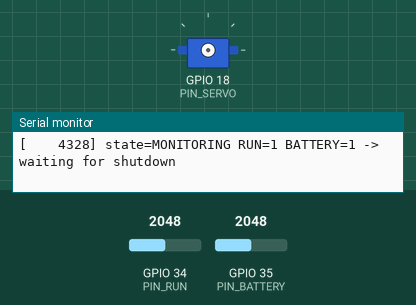
The sketch below on a simulated ESP32. Shown: servo, the last lines printed to the serial monitor. The test bench sets the inputs (shaded band); at power-on: GPIO 35 (PIN_BATTERY) = 2048, GPIO 34 (PIN_RUN) = 2048 (analog values on the 0–4095 scale). WiFi joins after 1.5 s; servers stay silent unless stated; uploads are accepted with an empty reply.

Above: at 5.7 s.
5.8 s: GPIO 35 (PIN_BATTERY) set to 3040
7.3 s: GPIO 35 (PIN_BATTERY) set to 3157
9.8 s: GPIO 34 (PIN_RUN) set to 3045
11.8 s: GPIO 34 (PIN_RUN) set to 3603
At 17.3 s:
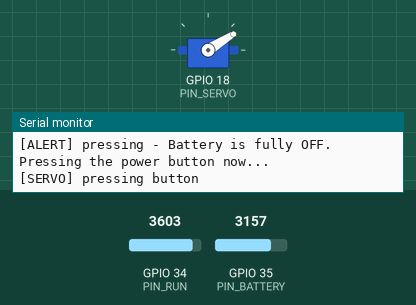
Timing chart, 0 to 19.0 s (numbered marks = the images above; inputs shaded):
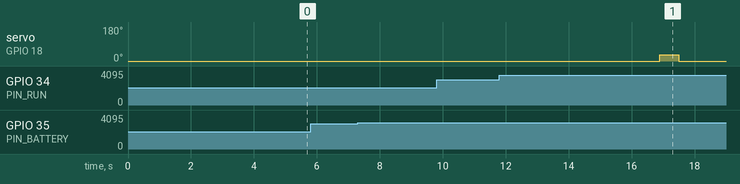

Measured:
- after the input at 11.8 s, servo on GPIO 18 (PIN_SERVO): 0° → 32° after 5.1 s, → 0° 0.60 s later

The sketch:

battery_watchdog.ino
```cpp
/*
 * BATTERY WATCHDOG v1.1
 * ESP32 + 2x LM393 LDR modules + SG90 servo
 *
 * Watches the Growatt battery panel LEDs. When the battery shuts off
 * (RUN off AND battery level lights off), the servo presses the power button once and
 * verifies the battery came back. Alerts go to your server as:
 *   POST https://vast-comet-94.webhook.cool/  {"event":"<code>","message":"<text>"}
 *
 * Board: ESP32 Dev Module | Library: ESP32Servo
 *
 * Modes (set MODE below):
 *   MODE_CALIBRATE - prints live sensor values, lets you jog the servo. No pressing.
 *   MODE_DRY_RUN   - full logic + alerts, servo never moves. Run 2-3 days first.
 *   MODE_ACTIVE    - the real thing.
 */

#include <WiFi.h>
#include <WiFiClientSecure.h>
#include <ESP32Servo.h>

#define MODE_CALIBRATE 0
#define MODE_DRY_RUN 1
#define MODE_ACTIVE 2

#define MODE MODE_ACTIVE // <-- change as you progress

// ---------- WiFi + alerts ----------
const char* WIFI_SSID = "Flat_2";
const char* WIFI_PASSWORD = "08175020329";
const char* ALERT_HOST = "brass.trymassive.ai";
const char* ALERT_PATH = "/api/inverter";

// ---------- Pins (ADC1 only: 32-39 work with WiFi on) ----------
const int PIN_RUN = 34;
const int PIN_BATTERY = 35;
const int PIN_SERVO = 18;

// ---------- Sensor calibration ----------
// These modules read LOWER with more light.
// Calibrated 2026-07: LED on reads < 2000, LED off reads 3600-4000.
const int LED_THRESHOLD = 3100;

// ---------- Servo calibration ----------
int SERVO_REST_ANGLE = 0;
int SERVO_PRESS_ANGLE = 32;
const unsigned long PRESS_HOLD_MS = 600;

// ---------- Timing & safety ----------
const unsigned long CHECK_INTERVAL_MS = 2000;
const int STABLE_CHECKS_REQUIRED = 3; // 3 x 2s = 6s of "all off" before pressing
const unsigned long POST_PRESS_WAIT_MS = 15000;
const int MAX_PRESSES_PER_HOUR = 3;
const unsigned long FAILED_WAKE_COOLDOWN_MS = 5UL * 60 * 1000;

// ============================================================

Servo servo;

enum State { MONITORING, POST_PRESS, COOLDOWN, LOCKED_OUT };
State state = MONITORING;

const char* stateName(State value) {
  switch (value) {
    case MONITORING: return "MONITORING";
    case POST_PRESS: return "POST_PRESS";
    case COOLDOWN: return "COOLDOWN";
    case LOCKED_OUT: return "LOCKED_OUT";
  }

  return "UNKNOWN";
}

unsigned long lastCheckTime = 0;
unsigned long stateEnteredAt = 0;
unsigned long hourWindowStart = 0;
int pressesThisHour = 0;
int allOffStreak = 0;
unsigned long allOffSince = 0;
bool lastRunState = true;
bool announcedShutdownPending = false;

int readAverage(int pin) {
  long total = 0;

  for (int sample = 0; sample < 10; sample++) {
    total += analogRead(pin);
    delay(3);
  }

  return total / 10;
}

bool ledOn(int pin) {
  return LED_THRESHOLD > readAverage(pin);
}

void sendAlert(const char* event, const char* message) {
  Serial.printf("[ALERT] %s - %s\n", event, message);

  if (WiFi.status() != WL_CONNECTED) {
    Serial.println("[ALERT] no wifi, skipped");
    return;
  }

  WiFiClientSecure client;
  client.setInsecure();

  if (!client.connect(ALERT_HOST, 443)) {
    Serial.println("[ALERT] connect failed");
    return;
  }

  char body[600];
  snprintf(body, sizeof(body), "{\"event\":\"%s\",\"message\":\"%s\"}", event, message);

  char request[768];
  snprintf(request, sizeof(request), "POST %s HTTP/1.1\r\nHost: %s\r\nContent-Type: application/json\r\nContent-Length: %d\r\nConnection: close\r\n\r\n%s", ALERT_PATH, ALERT_HOST, (int)strlen(body), body);
  client.print(request);

  unsigned long startTime = millis();

  while (client.connected() && millis() - startTime < 5000) {
    if (client.available()) {
      client.readStringUntil('\n');
      break;
    }
  }

  client.stop();
}

void ensureWifi() {
  if (WiFi.status() == WL_CONNECTED) {
    return;
  }

  Serial.println("[WiFi] connecting...");
  WiFi.disconnect();
  WiFi.begin(WIFI_SSID, WIFI_PASSWORD);

  unsigned long startTime = millis();

  while (WiFi.status() != WL_CONNECTED && millis() - startTime < 15000) {
    delay(250);
  }

  if (WiFi.status() == WL_CONNECTED) {
    Serial.printf("[WiFi] connected: %s\n", WiFi.localIP().toString().c_str());
  } else {
    Serial.println("[WiFi] failed, will retry");
  }
}

void pressButton() {
#if MODE == MODE_DRY_RUN
  Serial.println("[SERVO] DRY RUN - would press button now");
  return;
#endif

  Serial.println("[SERVO] pressing button");
  servo.attach(PIN_SERVO, 500, 2400);
  servo.write(SERVO_REST_ANGLE);
  delay(300);
  servo.write(SERVO_PRESS_ANGLE);
  delay(PRESS_HOLD_MS);
  servo.write(SERVO_REST_ANGLE);
  delay(500);
  servo.detach(); // detached servo can't jam or hold the button
}

bool pressBudgetAvailable() {
  if (millis() - hourWindowStart > 3600000UL) {
    hourWindowStart = millis();
    pressesThisHour = 0;
  }

  return pressesThisHour < MAX_PRESSES_PER_HOUR;
}

void enterState(State newState) {
  state = newState;
  stateEnteredAt = millis();
  allOffSince = 0;
}

long remainingSeconds(long totalMs, long elapsedMs) {
  long remaining = (totalMs - elapsedMs) / 1000;
  return remaining < 0 ? 0 : remaining;
}

void describeCountdown(char* out, size_t len, bool runOn, bool batteryOn) {
  unsigned long now = millis();
  long elapsed = (long)(now - stateEnteredAt);

  switch (state) {
    case MONITORING:
      if (runOn || batteryOn) {
        allOffSince = 0;
        snprintf(out, len, "waiting for shutdown");
      } else {
        if (allOffSince == 0) {
          allOffSince = now;
        }
        snprintf(out, len, "press in %lds", remainingSeconds((long)STABLE_CHECKS_REQUIRED * CHECK_INTERVAL_MS, (long)(now - allOffSince)));
      }
      break;
    case POST_PRESS:
      snprintf(out, len, "verify wake in %lds", remainingSeconds((long)POST_PRESS_WAIT_MS, elapsed));
      break;
    case COOLDOWN:
      snprintf(out, len, "retry in %lds", remainingSeconds((long)FAILED_WAKE_COOLDOWN_MS, elapsed));
      break;
    case LOCKED_OUT:
      snprintf(out, len, "waiting for RUN to return");
      break;
  }
}

void setup() {
  Serial.begin(115200);
  delay(500);
  analogReadResolution(12);
  pinMode(PIN_RUN, INPUT);
  pinMode(PIN_BATTERY, INPUT);

#if MODE == MODE_CALIBRATE
  Serial.println("\n=== CALIBRATION MODE ===");
  Serial.println("Watch the sensor values. Type an angle 0-180 + Enter to move the servo.\n");
  servo.attach(PIN_SERVO, 500, 2400);
  servo.write(SERVO_REST_ANGLE);
#else
  ensureWifi();

  char message[64];
  snprintf(message, sizeof(message), "Battery watchdog started (%s mode)", MODE == MODE_DRY_RUN ? "DRY RUN" : "ACTIVE");
  sendAlert("started", message);

  hourWindowStart = millis();
  enterState(MONITORING);
#endif
}

void loop() {
#if MODE == MODE_CALIBRATE
  int runValue = readAverage(PIN_RUN);
  int batteryValue = readAverage(PIN_BATTERY);
  bool runOn = LED_THRESHOLD > runValue;
  bool batteryOn = LED_THRESHOLD > batteryValue;

  char countdown[64];
  describeCountdown(countdown, sizeof(countdown), runOn, batteryOn);
  Serial.printf("[%8lu] state=%s RUN=%d(%d) BATTERY=%d(%d) -> %s\n", millis(), stateName(state), runOn, runValue, batteryOn, batteryValue, countdown);

  if (Serial.available()) {
    int angle = Serial.parseInt();

    while (Serial.available()) {
      Serial.read();
    }

    if (angle >= 0 && angle <= 180) {
      Serial.printf("[SERVO] moving to %d\n", angle);
      servo.write(angle);
    }
  }

  delay(500);
#else

  if (millis() - lastCheckTime < CHECK_INTERVAL_MS) {
    return;
  }

  lastCheckTime = millis();
  ensureWifi();

  bool runOn = ledOn(PIN_RUN);
  bool batteryOn = ledOn(PIN_BATTERY);
  unsigned long now = millis();

  char countdown[64];
  describeCountdown(countdown, sizeof(countdown), runOn, batteryOn);
  Serial.printf("[%8lu] state=%s RUN=%d BATTERY=%d -> %s\n", now, stateName(state), runOn, batteryOn, countdown);

  if (runOn && !lastRunState && state == MONITORING) {
    sendAlert("run_restored", "Battery RUN light is back on.");
  }

  lastRunState = runOn;

  switch (state) {

    case MONITORING:
      if (runOn) {
        allOffStreak = 0;
        announcedShutdownPending = false;
        break;
      }

      if (batteryOn) {
        // RUN off but battery lights still lit: shutdown in progress, wait for all off
        allOffStreak = 0;

        if (!announcedShutdownPending) {
          sendAlert("shutdown_pending", "Battery RUN light went OFF (battery level lights still on). Waiting for full shutdown before pressing.");
          announcedShutdownPending = true;
        }

        break;
      }

      allOffStreak++;

      if (allOffStreak >= STABLE_CHECKS_REQUIRED) {
        allOffStreak = 0;
        announcedShutdownPending = false;

        if (!pressBudgetAvailable()) {
          char message[128];
          snprintf(message, sizeof(message), "Battery is OFF but press limit reached (%d/hour). LOCKED OUT for safety - please check manually!", MAX_PRESSES_PER_HOUR);
          sendAlert("locked_out", message);
          enterState(LOCKED_OUT);
          break;
        }

        sendAlert("pressing", "Battery is fully OFF. Pressing the power button now...");
        pressesThisHour++;
        pressButton();
        enterState(POST_PRESS);
      }

      break;

    case POST_PRESS:
      if (now - stateEnteredAt < POST_PRESS_WAIT_MS) {
        break;
      }

      if (runOn) {
        sendAlert("wake_success", "SUCCESS: battery is running again. House power should be restored.");
        enterState(MONITORING);
      } else if (batteryOn) {
        sendAlert("partial_wakeup", "PARTIAL: battery level lights came on but RUN did not. Not retrying.");
        enterState(MONITORING);
      } else {
        sendAlert("wake_failed", "FAILED: pressed the button but RUN and battery did not come back. Waiting 5 minutes before retrying.");
        enterState(COOLDOWN);
      }

      break;

    case COOLDOWN:
      if (runOn || now - stateEnteredAt >= FAILED_WAKE_COOLDOWN_MS) {
        enterState(MONITORING);
      }

      break;

    case LOCKED_OUT:
      // stays locked until the battery is seen running again
      if (runOn) {
        sendAlert("rearmed", "Battery is running again. Watchdog re-armed.");
        pressesThisHour = 0;
        hourWindowStart = now;
        enterState(MONITORING);
      }

      break;
  }
#endif
}
```
